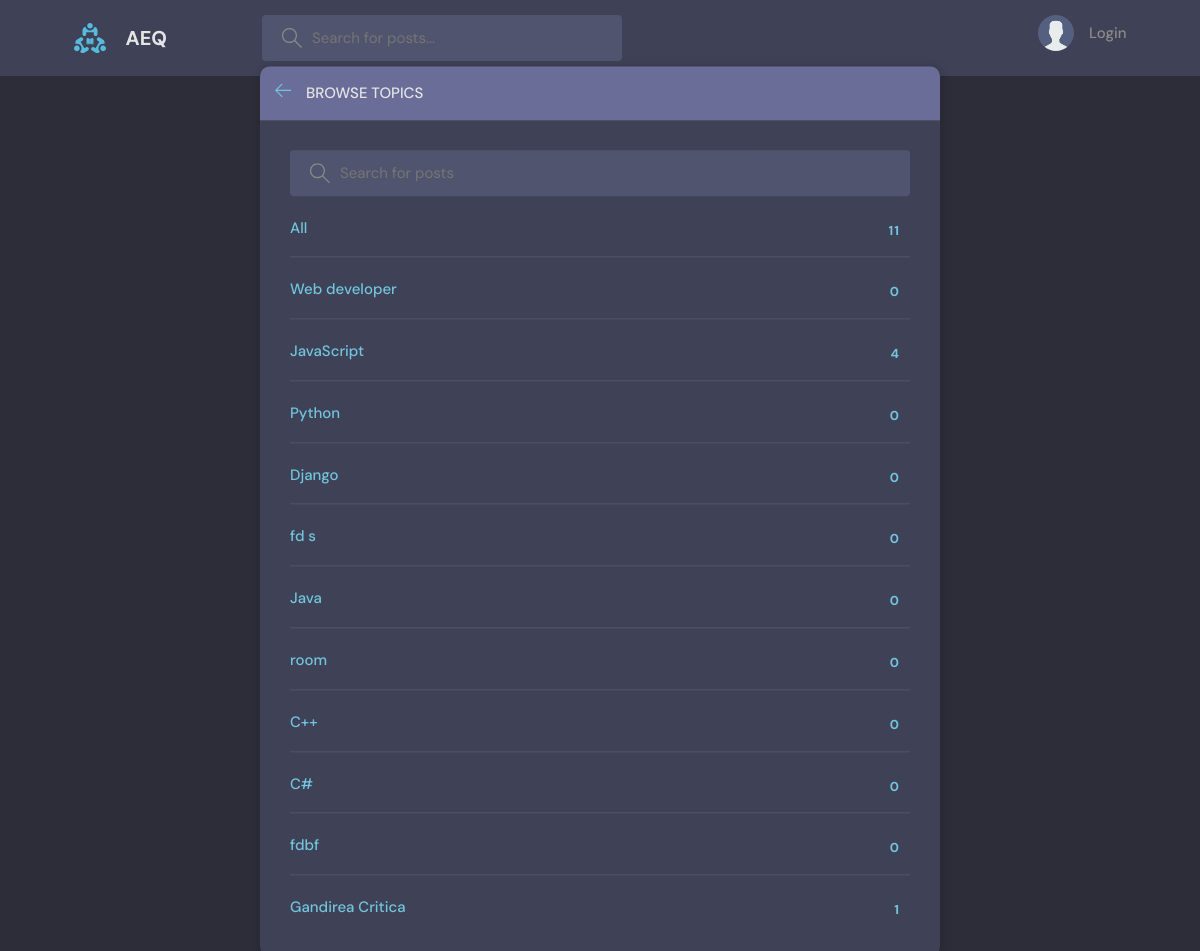
Page /topics/ on the committed database.
### base/models.py (models this page shows, shortened)
class Topic(models.Model):
    name = models.CharField(max_length=200)

### base/views.py (the view)
# urls.py: path('topics/', views.topicsPage, name="topics"),
def topicsPage(request):
    q =request.GET.get('q') if request.GET.get('q')!=None else ''
    topics=Topic.objects.filter(name__icontains= q)
    return render(request, 'base/topics.html',{'topics':topics})

### base/templates/base/topics.html (shortened to what this page needs)
{% extends 'main.html' %}
{% block content %}
    <main class="create-room layout">
      <div class="container">
        <div class="layout__box">
          <div class="layout__boxHeader">
            <div class="layout__boxTitle">
              <a href="{% url 'home' %}">
                <svg version="1.1" xmlns="http://www.w3.org/2000/svg" width="32" height="32" viewBox="0 0 32 32">
                  <title>arrow-left</title>
                  <path
                    d="M13.723 2.286l-13.723 13.714 13.719 13.714 1.616-1.611-10.96-10.96h27.625v-2.286h-27.625l10.965-10.965-1.616-1.607z"
                  ></path>
                </svg>
              </a>
              <h3>Browse Topics</h3>
            </div>
          </div>
          <div class="topics-page layout__body">
            <form method="GET" class="header__search">
              <label>
                <input name='q' placeholder="Search for posts" />
              </label>
            </form>
            <ul class="topics__list">
              <li>
                <a href="{% url 'topics' %}" class="active"> All <span>{{topics.count}}</span></a>
              </li>
              {% for topic in topics  %}
              <li>
                <a href="{% url 'home' %}?q={{topic.name}}" class="active"> {{topic.name}}<span>{{topic.room_set.all.count}}</span></a>
              </li>
              {% endfor %}
            </ul>
          </div>
        </div>
      </div>
    </main>
    {% endblock content %}

### static/styles/style.css (style rules this page uses)
:root { --color-main: #71c6dd; --color-main-light: #e1f6fb; --color-dark: #3f4156; --color-dark-medium: #51546e; --color-dark-light: #696d97; --color-light: #e5e5e5; --color-gray: #8b8b8b; --color-light-gray: #b2bdbd; --color-bg: #2d2d39; --color-success: #5dd693; --color-error: #fc4b0b; }
* { font-family: "DM Sans", -apple-system, BlinkMacSystemFont, "Segoe UI", Roboto, Oxygen, Ubuntu, Cantarell, "Open Sans", "Helvetica Neue", sans-serif; margin: 0; padding: 0; box-sizing: border-box; text-rendering: optimizeLegibility; font-size: inherit; }
html { font-size: 56.25%; }
@media only screen and (min-width: 1200px) { html { font-size: 62.5%; } }
body { line-height: 1.6; font-weight: 400; font-size: 1.5rem; color: var(--color-light-gray); background-color: var(--color-bg); min-height: 100vh; }
a { display: inline-block; color: var(--color-main); text-decoration: none; }
.container { max-width: 120rem; width: 90%; margin: auto; }
.header__search > label { background-color: var(--color-dark-medium); padding: 1.3rem 1rem; display: flex; align-items: center; gap: 1rem; border-radius: 4px; }
.header__search svg { fill: var(--color-gray); width: 2rem; height: 2rem; margin-left: 1rem; }
.header__search input { width: 30rem; background: transparent; border: none; outline: none; color: var(--color-light); }
.layout { margin-top: 2.4rem; }
.layout > .container { display: flex; justify-content: space-between; align-items: flex-start; }
.layout__box { width: 90%; max-width: 48rem; min-height: 40rem; position: absolute; top: 50%; left: 50%; transform: translate(-50%, -46%); background-color: var(--color-dark); border-radius: 1rem; box-shadow: 1px 1px 6px 3px rgba(0, 0, 0, 0.1); overflow: hidden; }
.layout__boxHeader { display: flex; padding: 1.5rem; background-color: var(--color-dark-light); }
.layout__boxTitle { display: flex; gap: 1.5rem; align-items: center; }
.layout__boxTitle h3 { text-transform: uppercase; font-weight: 500; color: var(--color-light); }
.layout__boxTitle svg { width: 1.6rem; height: 1.6rem; fill: var(--color-main); }
.layout__body { margin: 3rem; }
.topics__list { list-style: none; }
.topics__list li a { display: flex; justify-content: space-between; margin-bottom: 3rem; font-weight: 500; color: var(--color-light-gray); transition: all 0.3s ease-in-out; }
.topics__list li a.active, .topics__list li a:hover { color: var(--color-main); }
.topics__list li a span { padding: 0.5rem 1rem; background-color: var(--color-dark); border-radius: 3px; font-size: 1.3rem; font-weight: 700; letter-spacing: 1px; }
.topics-page .topics__list li:not(:last-child) a { margin: 2rem 0; padding-bottom: 1rem; text-decoration: none; border-bottom: 1px solid var(--color-dark-medium); }
.topics-page .header__search { display: block; }
.create-room.layout .layout__box { max-width: 68rem; }

### rows in the picture
Topic: name "Web developer", room_set.all.count "0"
Topic: name "JavaScript", room_set.all.count "4"
Topic: name "Python", room_set.all.count "0"
Topic: name "Django", room_set.all.count "0"
Topic: name "fd s", room_set.all.count "0"
Topic: name "Java", room_set.all.count "0"
Topic: name "room", room_set.all.count "0"
Topic: name "C++", room_set.all.count "0"
Topic: name "C#", room_set.all.count "0"
Topic: name "fdbf", room_set.all.count "0"
Topic: name "Gandirea Critica", room_set.all.count "1"

### other values in the picture
{{ topics.count }} "11"
